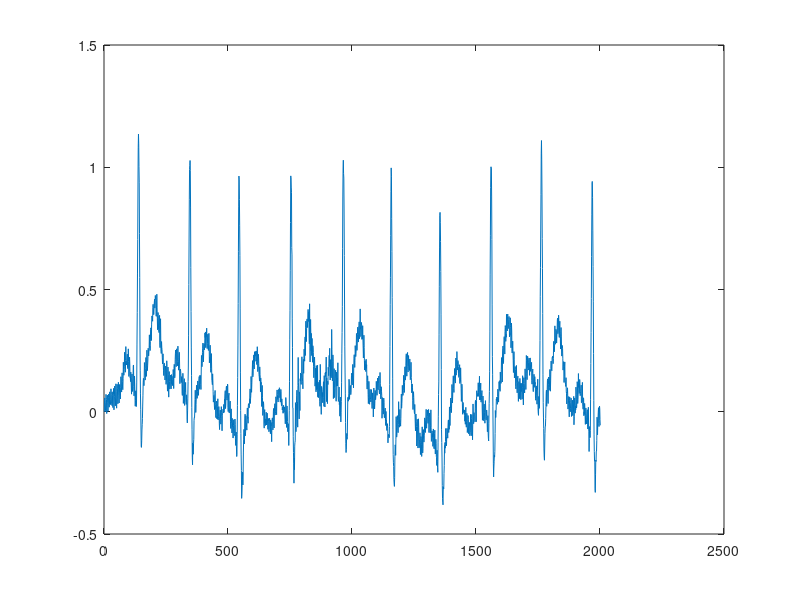
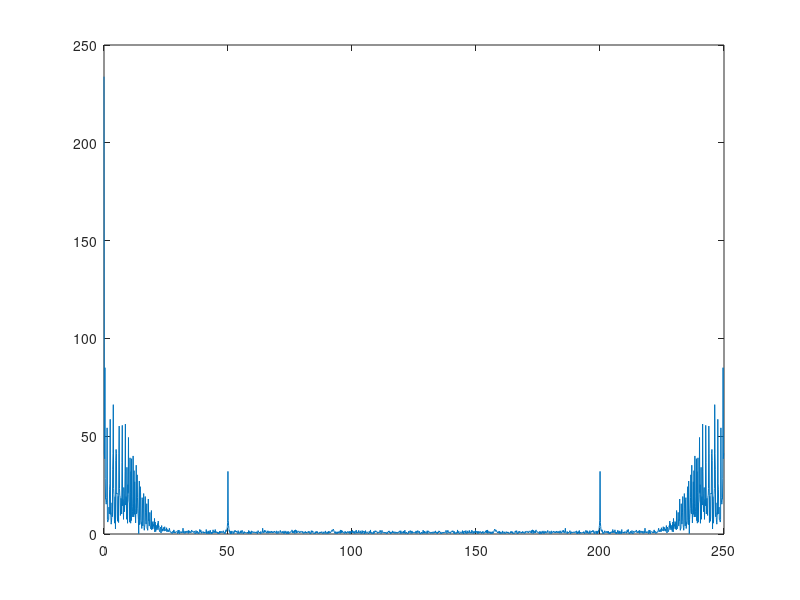
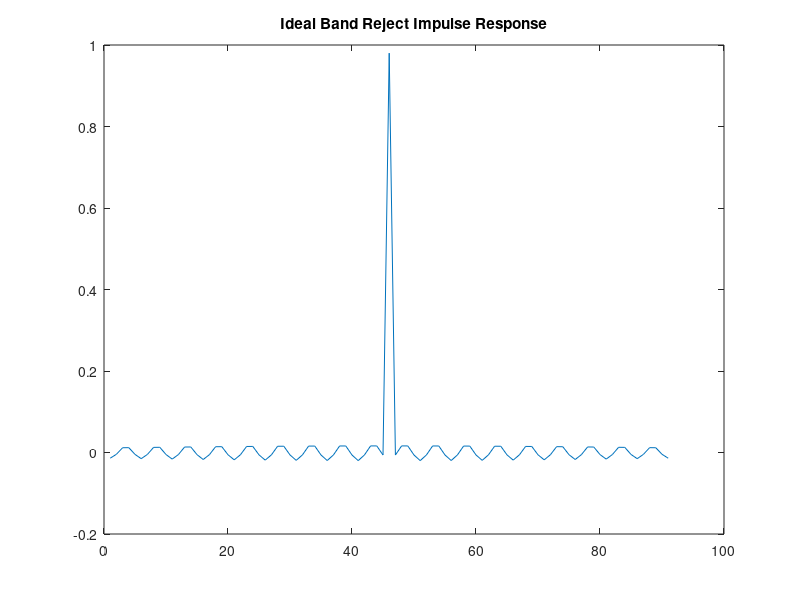
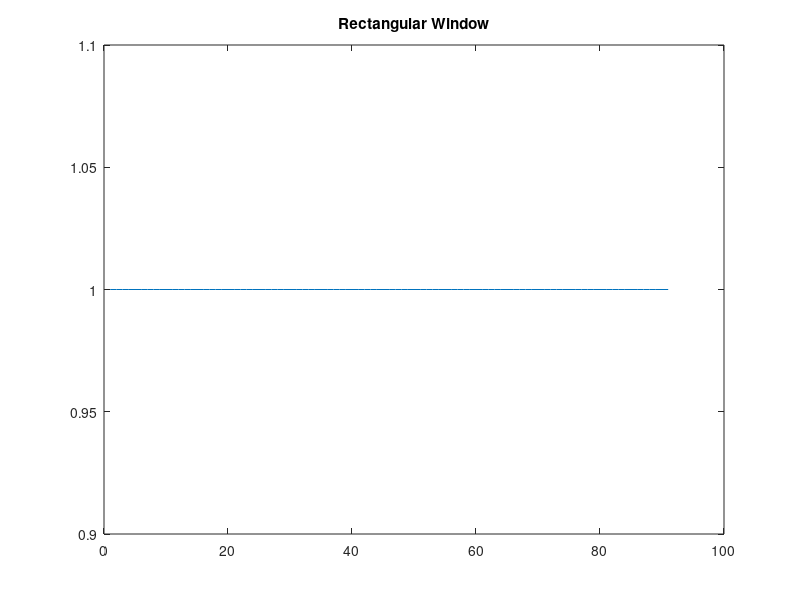

Write MATLAB code to recreate these figures, in order.
clc all;
close all;
clear all;

ecg_data=csvread("synthetic_ecg_2000.csv");
Fs=250;
f=ecg_data(:,3);
figure(1),plot(f);

F=fft(f);
Fabs=abs(F);

len=length(f);

freq = Fs*(0:(len-1))/len;

figure(2),plot(freq,Fabs);

%%Power-line Interference Removal.....

wc1 = 0.39*pi;
wc2 = 0.41*pi;

M = 91;
shift = (M-1)/2;

for n = 0:1:M-1
    if n ~= shift
        hds(n+1) = ...
            sin(wc1*(n-shift))/(pi*(n-shift)) ...
            - sin(wc2*(n-shift))/(pi*(n-shift));
    end
endfor

hds(shift+1) = ...
    1 - (wc2-wc1)/pi;

figure(3);
plot(hds);
title("Ideal Band Reject Impulse Response");

for n = 0:1:M-1
    wrect(n+1) = 1;
endfor

figure(4);
plot(wrect);
title("Rectangular Window");

h = hds .* wrect;

figure(5);
plot(h);
title("Band Reject FIR Filter");

y = conv(f,h,'same');

figure(6);
plot(y);
title("Filtered ECG");

f=y;

F=fft(f);
Fabs=abs(F);

len=length(f);

freq = Fs*(0:(len-1))/len;

figure(7),plot(freq,Fabs);

%Base Line  Wander Noise....

wc1_bw = (2 * pi * 0.2 / Fs);
wc2_bw = (2 * pi * 0.5 / Fs);

M_bw = 1501;                     % Higher order required for low frequencies
shift_bw = (M_bw - 1) / 2;
hds_bw = zeros(1, M_bw);

for n = 0:1:M_bw-1
    if n ~= shift_bw
        hds_bw(n+1) = sin(wc1_bw*(n-shift_bw))/(pi*(n-shift_bw)) ...
                    - sin(wc2_bw*(n-shift_bw))/(pi*(n-shift_bw));
    end
endfor

hds_bw(shift_bw+1) = 1 - (wc2_bw - wc1_bw)/pi;

figure(8);
plot(hds_bw);
title('Ideal Baseline Wander Band Reject Impulse Response (0.2 Hz - 0.5 Hz)');

wrect_bw = ones(1, M_bw);

figure(9);
plot(wrect_bw);
title('Rectangular Window (Baseline Wander Filter)');

h_bw = hds_bw .* wrect_bw;

figure(10);
plot(h_bw);
title('Baseline Wander Band Reject FIR Filter');

% Apply convolution to reject 0.2 Hz - 0.5 Hz band
y_final = conv(f, h_bw, 'same');

figure(11);
plot(y_final);
title('Final Filtered ECG (Baseline Wander 0.2-0.5 Hz Rejected)');
xlabel('Time (s)'); ylabel('Amp'); grid on;

% FFT of Final Output
F_final = fft(y_final);
Fabs_final = abs(F_final);
freq_final = Fs*(0:(length(y_final)-1))/length(y_final);

figure(12);
plot(freq_final, Fabs_final);
title('FFT Spectrum of Final ECG Signal');
xlabel('Frequency (Hz)'); ylabel('Magnitude'); grid on;
